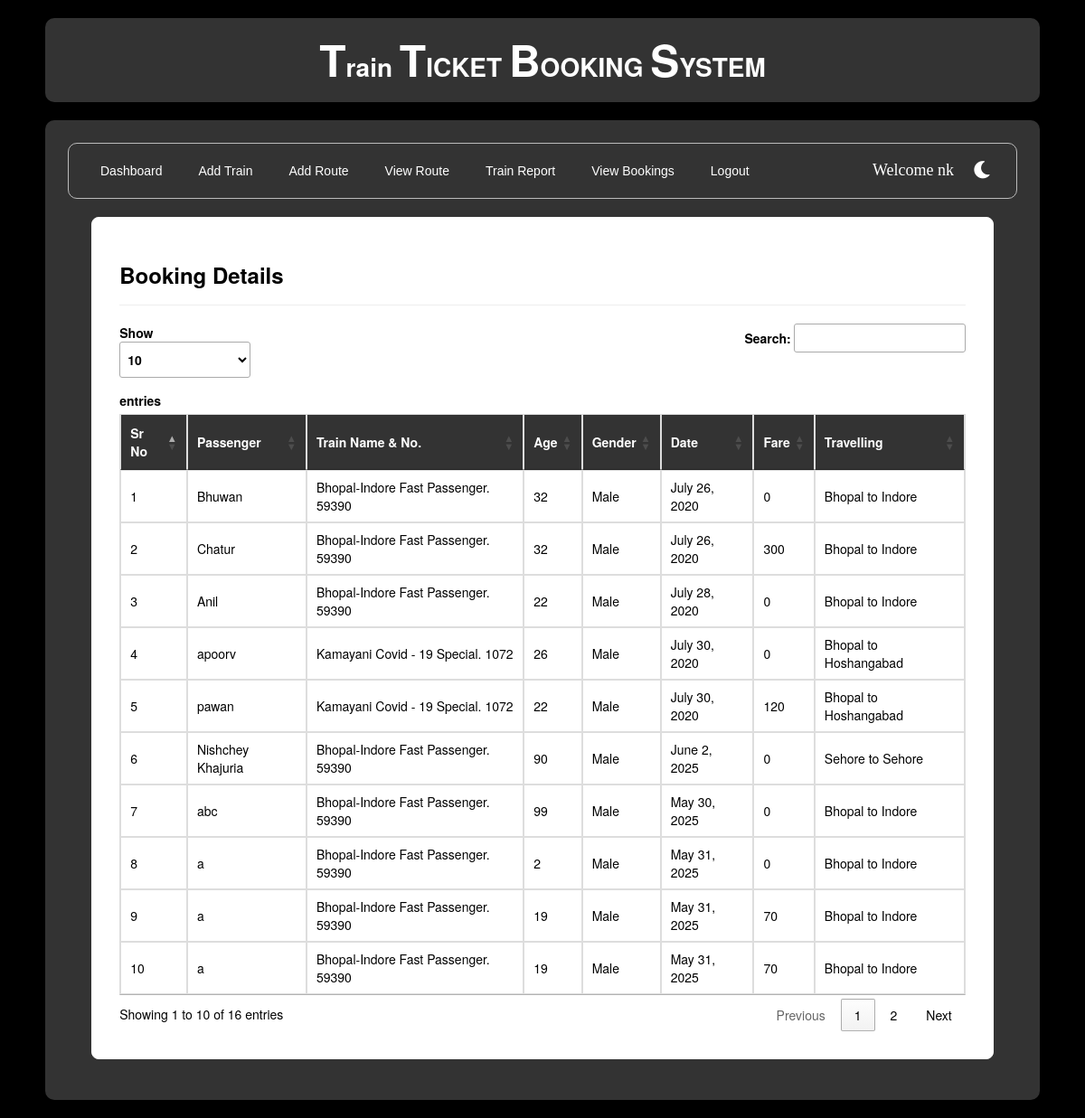
Screenshot of /viewbookings/ (signed in) with the database file from the repository.
### railway/models.py (models this page shows, shortened)
class Book_ticket(models.Model):
    passenger=models.ForeignKey(Passenger,on_delete=models.CASCADE,null=True)
    user=models.ForeignKey(Register,on_delete=models.CASCADE,null=True)
    route=models.CharField(max_length=100,null=True)
    date2=models.DateField(null=True)
    fare=models.IntegerField(null=True)

class Passenger(models.Model):
    user = models.ForeignKey(Register,on_delete=models.CASCADE,null=True)
    train = models.ForeignKey(Add_Train,on_delete=models.CASCADE,null=True)
    name = models.CharField(max_length=100,null=True)
    age = models.IntegerField(null=True)
    gender = models.CharField(max_length=30,null=True)
    route=models.CharField(max_length=100,null=True)
    status = models.CharField(max_length=30,null=True)
    date1 = models.DateField(null=True)
    fare = models.IntegerField(null=True)

class Add_Train(models.Model):
    trainname = models.CharField(max_length=30,null=True)
    train_no = models.IntegerField(null=True)
    from_city = models.CharField(max_length=30,null=True)
    to_city = models.CharField(max_length=30,null=True)
    departuretime=models.CharField(max_length=30,null=True)
    arrivaltime=models.CharField(max_length=30,null=True)
    trevaltime=models.CharField(max_length=100,null=True)
    distance=models.IntegerField(null=True)
    img=models.FileField(null=True)

### railway/views.py (the view)
# urls.py: path('viewbookings/', viewbookings, name="viewbookings"),
def viewbookings(request):
    if not request.user.is_authenticated:
        return redirect('login')
    book = Book_ticket.objects.all()
    d = {'book': book}
    return render(request, 'viewbookings.html', d)

### railway/templates/viewbookings.html (shortened to what this page needs)
{% extends 'navigation3.html' %}
{% load static %}
{% block b %}
<div class="booking-container">
    <h3><strong>Booking Details</strong></h3><hr>
    <div class="table-responsive">
        <table class="table table-bordered" id="myTable">
            <thead style="color:white;background-color:#333">
                <tr>
                    <th>Sr No</th>
                    <th>Passenger</th>
                    <th>Train Name & No.</th>
                    <th>Age</th>
                    <th>Gender</th>
                    <th>Date</th>
                    <th>Fare</th>
                    <th>Travelling</th>
                </tr>
            </thead>
            <tbody>
                {% for i in book %}
                <tr>
                    <td>{{ forloop.counter }}</td>
                    <td>{{ i.passenger.name }}</td>
                    <td>{{ i.passenger.train.trainname }}. {{ i.passenger.train.train_no }}</td>
                    <td>{{ i.passenger.age }}</td>
                    <td>{{ i.passenger.gender }}</td>
                    <td>{{ i.passenger.date1 }}</td>
                    <td>{{ i.fare }}</td>
                    <td>{{ i.route }}</td>
                </tr>
                {% endfor %}
            </tbody>
        </table>
    </div>
</div>
{% endblock %}

### railway/templates/navigation3.html (shortened to what this page needs)
{% extends 'head.html' %}
{% load static %}
{% block body %}
<link rel="stylesheet" href="//cdn.datatables.net/1.10.19/css/jquery.dataTables.min.css">
<ul class="admin-navbar">
  <div class="nav-left">
    <li><a href="{% url 'admindashboard' %}">Dashboard</a></li>
    <li><a href="{% url 'add_train' %}">Add Train</a></li>
    <li><a href="{% url 'add_route' %}">Add Route</a></li>
    <li><a href="{% url 'availableroute' %}">View Route</a></li>
    <li><a href="{% url 'view_train' %}">Train Report</a></li>
    <li><a href="{% url 'viewbookings' %}">View Bookings</a></li>
    <li><a href="{% url 'log_out' %}">Logout</a></li>
  </div>
  <div class="nav-right">
    <span class="welcome-msg">Welcome {{ request.user.username }}</span>
    <button class="toggle-btn" onclick="toggleTheme()">
      <i id="theme-icon" class="fa-solid fa-moon"></i>
    </button>
  </div>
</ul>
{% block b %}{% endblock %}
{% endblock %}

### railway/templates/head.html (style rules this page uses)
:root { --dark-bg: #000; --dark-text: #fff; --light-bg: #f9f9f9; --light-text: #111; --primary-dark: #333; --primary-light: #ddd; --input-bg-dark: #1a1a1a; --input-bg-light: #fff; --box-shadow: 0 0 10px rgba(0,0,0,0.3); }
body { background-color: var(--dark-bg); color: var(--dark-text); margin: 20px 50px; transition: all 0.3s ease; }

### railway/templates/navigation3.html (style rules this page uses)
.admin-navbar { list-style: none; margin: 0; padding: 10px 20px; background-color: #333; border-radius: 10px; border: 1px solid #bbb; display: flex; justify-content: space-between; align-items: center; flex-wrap: wrap; font-family: Arial, Helvetica, sans-serif; }
.nav-left { display: flex; gap: 10px; flex-wrap: wrap; }
.nav-left li { list-style: none; }
.nav-left li a { display: block; color: white; text-decoration: none; padding: 10px 15px; border-radius: 5px; transition: background-color 0.3s ease; }
.nav-right { display: flex; align-items: center; gap: 15px; }
.welcome-msg { color: white; font-size: 18px; font-family: cursive; }
.toggle-btn { background-color: transparent; border: none; font-size: 22px; cursor: pointer; }
.toggle-btn i { color: white; }

### railway/templates/viewbookings.html (style rules this page uses)
.booking-container { color: black; border: 1px solid white; border-radius: 8px; background-color: white; padding: 30px; margin: 20px auto; max-width: 95%; }
h3 { margin-bottom: 20px; }
.table th, .table td { vertical-align: middle !important; }

### rows the page displays
Book_ticket: passenger.name "Bhuwan", passenger.train.trainname "Bhopal-Indore Fast Passenger", passenger.train.train_no "59390", passenger.age "32", passenger.gender "Male", passenger.date1 "July 26, 2020", fare "0", route "Bhopal to Indore"
Book_ticket: passenger.name "Chatur", passenger.train.trainname "Bhopal-Indore Fast Passenger", passenger.train.train_no "59390", passenger.age "32", passenger.gender "Male", passenger.date1 "July 26, 2020", fare "300", route "Bhopal to Indore"
Book_ticket: passenger.name "Anil", passenger.train.trainname "Bhopal-Indore Fast Passenger", passenger.train.train_no "59390", passenger.age "22", passenger.gender "Male", passenger.date1 "July 28, 2020", fare "0", route "Bhopal to Indore"
Book_ticket: passenger.name "apoorv", passenger.train.trainname "Kamayani Covid - 19 Special", passenger.train.train_no "1072", passenger.age "26", passenger.gender "Male", passenger.date1 "July 30, 2020", fare "0", route "Bhopal to Hoshangabad"
Book_ticket: passenger.name "pawan", passenger.train.trainname "Kamayani Covid - 19 Special", passenger.train.train_no "1072", passenger.age "22", passenger.gender "Male", passenger.date1 "July 30, 2020", fare "120", route "Bhopal to Hoshangabad"
Book_ticket: passenger.name "Nishchey Khajuria", passenger.train.trainname "Bhopal-Indore Fast Passenger", passenger.train.train_no "59390", passenger.age "90", passenger.gender "Male", passenger.date1 "June 2, 2025", fare "0", route "Sehore to Sehore"
Book_ticket: passenger.name "abc", passenger.train.trainname "Bhopal-Indore Fast Passenger", passenger.train.train_no "59390", passenger.age "99", passenger.gender "Male", passenger.date1 "May 30, 2025", fare "0", route "Bhopal to Indore"
Book_ticket: passenger.name "a", passenger.train.trainname "Bhopal-Indore Fast Passenger", passenger.train.train_no "59390", passenger.age "2", passenger.gender "Male", passenger.date1 "May 31, 2025", fare "0", route "Bhopal to Indore"
Book_ticket: passenger.name "a", passenger.train.trainname "Bhopal-Indore Fast Passenger", passenger.train.train_no "59390", passenger.age "19", passenger.gender "Male", passenger.date1 "May 31, 2025", fare "70", route "Bhopal to Indore"
Book_ticket: passenger.name "a", passenger.train.trainname "Bhopal-Indore Fast Passenger", passenger.train.train_no "59390", passenger.age "19", passenger.gender "Male", passenger.date1 "May 31, 2025", fare "70", route "Bhopal to Indore"

### other values shown
{{ request.user.username }} "nk"
